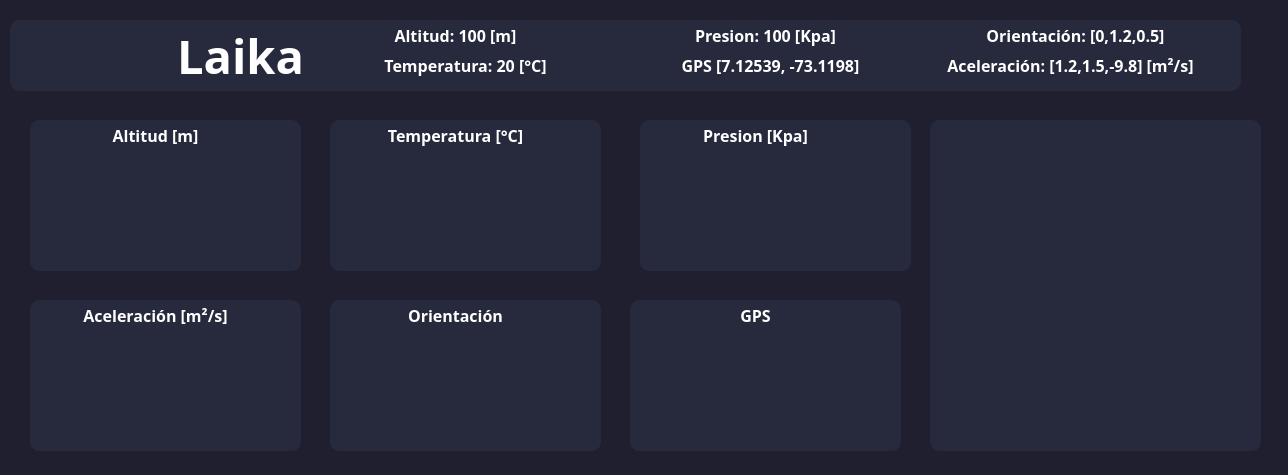
<?xml version="1.0" encoding="UTF-8"?>
<ui version="4.0">
 <class>Form</class>
 <widget class="QWidget" name="Form">
  <property name="geometry">
   <rect>
    <x>0</x>
    <y>0</y>
    <width>1288</width>
    <height>475</height>
   </rect>
  </property>
  <property name="windowTitle">
   <string>Form</string>
  </property>
  <property name="styleSheet">
   <string notr="true">background-color: rgb(31, 31, 47);</string>
  </property>
  <widget class="QLabel" name="Titlle_14">
   <property name="geometry">
    <rect>
     <x>180</x>
     <y>20</y>
     <width>121</width>
     <height>71</height>
    </rect>
   </property>
   <property name="font">
    <font>
     <family>Trebuchet MS</family>
     <pointsize>35</pointsize>
     <weight>75</weight>
     <bold>true</bold>
    </font>
   </property>
   <property name="styleSheet">
    <string notr="true">color:white;
background-color: transparent;

</string>
   </property>
   <property name="frameShape">
    <enum>QFrame::NoFrame</enum>
   </property>
   <property name="text">
    <string>Laika</string>
   </property>
   <property name="alignment">
    <set>Qt::AlignCenter</set>
   </property>
  </widget>
  <widget class="QLabel" name="LIVE_13">
   <property name="geometry">
    <rect>
     <x>50</x>
     <y>20</y>
     <width>81</width>
     <height>71</height>
    </rect>
   </property>
   <property name="autoFillBackground">
    <bool>false</bool>
   </property>
   <property name="styleSheet">
    <string notr="true">color:black;
image: url(:/source/layca2.png);
background-color: rgb(38, 42, 60);
border-radius: 10px;
</string>
   </property>
   <property name="frameShape">
    <enum>QFrame::NoFrame</enum>
   </property>
   <property name="frameShadow">
    <enum>QFrame::Plain</enum>
   </property>
   <property name="text">
    <string/>
   </property>
   <property name="scaledContents">
    <bool>true</bool>
   </property>
   <property name="alignment">
    <set>Qt::AlignLeading|Qt::AlignLeft|Qt::AlignVCenter</set>
   </property>
  </widget>
  <widget class="QLabel" name="LIVE_12">
   <property name="geometry">
    <rect>
     <x>640</x>
     <y>120</y>
     <width>271</width>
     <height>151</height>
    </rect>
   </property>
   <property name="autoFillBackground">
    <bool>false</bool>
   </property>
   <property name="styleSheet">
    <string notr="true">color:black;
background-color: rgb(38, 42, 60);
border-radius: 10px;
</string>
   </property>
   <property name="frameShape">
    <enum>QFrame::NoFrame</enum>
   </property>
   <property name="frameShadow">
    <enum>QFrame::Plain</enum>
   </property>
   <property name="text">
    <string/>
   </property>
   <property name="scaledContents">
    <bool>true</bool>
   </property>
   <property name="alignment">
    <set>Qt::AlignLeading|Qt::AlignLeft|Qt::AlignVCenter</set>
   </property>
  </widget>
  <widget class="QLabel" name="Titlle_16">
   <property name="geometry">
    <rect>
     <x>680</x>
     <y>120</y>
     <width>151</width>
     <height>31</height>
    </rect>
   </property>
   <property name="font">
    <font>
     <family>Trebuchet MS</family>
     <pointsize>12</pointsize>
     <weight>75</weight>
     <bold>true</bold>
    </font>
   </property>
   <property name="styleSheet">
    <string notr="true">color:white;
background-color: transparent</string>
   </property>
   <property name="frameShape">
    <enum>QFrame::NoFrame</enum>
   </property>
   <property name="text">
    <string>Presion [Kpa]</string>
   </property>
   <property name="alignment">
    <set>Qt::AlignCenter</set>
   </property>
  </widget>
  <widget class="QLabel" name="Titlle_39">
   <property name="geometry">
    <rect>
     <x>380</x>
     <y>120</y>
     <width>151</width>
     <height>31</height>
    </rect>
   </property>
   <property name="font">
    <font>
     <family>Trebuchet MS</family>
     <pointsize>12</pointsize>
     <weight>75</weight>
     <bold>true</bold>
    </font>
   </property>
   <property name="styleSheet">
    <string notr="true">color:white;
background-color: transparent</string>
   </property>
   <property name="frameShape">
    <enum>QFrame::NoFrame</enum>
   </property>
   <property name="text">
    <string>Temperatura [°C]</string>
   </property>
   <property name="alignment">
    <set>Qt::AlignCenter</set>
   </property>
  </widget>
  <widget class="QLabel" name="LIVE_140">
   <property name="geometry">
    <rect>
     <x>330</x>
     <y>120</y>
     <width>271</width>
     <height>151</height>
    </rect>
   </property>
   <property name="autoFillBackground">
    <bool>false</bool>
   </property>
   <property name="styleSheet">
    <string notr="true">color:black;
background-color: rgb(38, 42, 60);
border-radius: 10px;
</string>
   </property>
   <property name="frameShape">
    <enum>QFrame::NoFrame</enum>
   </property>
   <property name="frameShadow">
    <enum>QFrame::Plain</enum>
   </property>
   <property name="text">
    <string/>
   </property>
   <property name="scaledContents">
    <bool>true</bool>
   </property>
   <property name="alignment">
    <set>Qt::AlignLeading|Qt::AlignLeft|Qt::AlignVCenter</set>
   </property>
  </widget>
  <widget class="QLabel" name="Titlle_53">
   <property name="geometry">
    <rect>
     <x>80</x>
     <y>120</y>
     <width>151</width>
     <height>31</height>
    </rect>
   </property>
   <property name="font">
    <font>
     <family>Trebuchet MS</family>
     <pointsize>12</pointsize>
     <weight>75</weight>
     <bold>true</bold>
    </font>
   </property>
   <property name="styleSheet">
    <string notr="true">color:white;
background-color: transparent</string>
   </property>
   <property name="frameShape">
    <enum>QFrame::NoFrame</enum>
   </property>
   <property name="text">
    <string>Altitud [m]</string>
   </property>
   <property name="alignment">
    <set>Qt::AlignCenter</set>
   </property>
  </widget>
  <widget class="QLabel" name="LIVE_15">
   <property name="geometry">
    <rect>
     <x>30</x>
     <y>120</y>
     <width>271</width>
     <height>151</height>
    </rect>
   </property>
   <property name="autoFillBackground">
    <bool>false</bool>
   </property>
   <property name="styleSheet">
    <string notr="true">color:black;
background-color: rgb(38, 42, 60);
border-radius: 10px;
</string>
   </property>
   <property name="frameShape">
    <enum>QFrame::NoFrame</enum>
   </property>
   <property name="frameShadow">
    <enum>QFrame::Plain</enum>
   </property>
   <property name="text">
    <string/>
   </property>
   <property name="scaledContents">
    <bool>true</bool>
   </property>
   <property name="alignment">
    <set>Qt::AlignLeading|Qt::AlignLeft|Qt::AlignVCenter</set>
   </property>
  </widget>
  <widget class="QLabel" name="LIVE_16">
   <property name="geometry">
    <rect>
     <x>30</x>
     <y>300</y>
     <width>271</width>
     <height>151</height>
    </rect>
   </property>
   <property name="autoFillBackground">
    <bool>false</bool>
   </property>
   <property name="styleSheet">
    <string notr="true">color:black;
background-color: rgb(38, 42, 60);
border-radius: 10px;
</string>
   </property>
   <property name="frameShape">
    <enum>QFrame::NoFrame</enum>
   </property>
   <property name="frameShadow">
    <enum>QFrame::Plain</enum>
   </property>
   <property name="text">
    <string/>
   </property>
   <property name="scaledContents">
    <bool>true</bool>
   </property>
   <property name="alignment">
    <set>Qt::AlignLeading|Qt::AlignLeft|Qt::AlignVCenter</set>
   </property>
  </widget>
  <widget class="QLabel" name="Titlle_83">
   <property name="geometry">
    <rect>
     <x>80</x>
     <y>300</y>
     <width>151</width>
     <height>31</height>
    </rect>
   </property>
   <property name="font">
    <font>
     <family>Trebuchet MS</family>
     <pointsize>12</pointsize>
     <weight>75</weight>
     <bold>true</bold>
    </font>
   </property>
   <property name="styleSheet">
    <string notr="true">color:white;
background-color: transparent</string>
   </property>
   <property name="frameShape">
    <enum>QFrame::NoFrame</enum>
   </property>
   <property name="text">
    <string>Aceleración [m²/s]</string>
   </property>
   <property name="alignment">
    <set>Qt::AlignCenter</set>
   </property>
  </widget>
  <widget class="QLabel" name="LIVE_17">
   <property name="geometry">
    <rect>
     <x>330</x>
     <y>300</y>
     <width>271</width>
     <height>151</height>
    </rect>
   </property>
   <property name="autoFillBackground">
    <bool>false</bool>
   </property>
   <property name="styleSheet">
    <string notr="true">color:black;
background-color: rgb(38, 42, 60);
border-radius: 10px;
</string>
   </property>
   <property name="frameShape">
    <enum>QFrame::NoFrame</enum>
   </property>
   <property name="frameShadow">
    <enum>QFrame::Plain</enum>
   </property>
   <property name="text">
    <string/>
   </property>
   <property name="scaledContents">
    <bool>true</bool>
   </property>
   <property name="alignment">
    <set>Qt::AlignLeading|Qt::AlignLeft|Qt::AlignVCenter</set>
   </property>
  </widget>
  <widget class="QLabel" name="Titlle_94">
   <property name="geometry">
    <rect>
     <x>380</x>
     <y>300</y>
     <width>151</width>
     <height>31</height>
    </rect>
   </property>
   <property name="font">
    <font>
     <family>Trebuchet MS</family>
     <pointsize>12</pointsize>
     <weight>75</weight>
     <bold>true</bold>
    </font>
   </property>
   <property name="styleSheet">
    <string notr="true">color:white;
background-color: transparent</string>
   </property>
   <property name="frameShape">
    <enum>QFrame::NoFrame</enum>
   </property>
   <property name="text">
    <string>Orientación</string>
   </property>
   <property name="alignment">
    <set>Qt::AlignCenter</set>
   </property>
  </widget>
  <widget class="QLabel" name="Titlle_112">
   <property name="geometry">
    <rect>
     <x>680</x>
     <y>300</y>
     <width>151</width>
     <height>31</height>
    </rect>
   </property>
   <property name="font">
    <font>
     <family>Trebuchet MS</family>
     <pointsize>12</pointsize>
     <weight>75</weight>
     <bold>true</bold>
    </font>
   </property>
   <property name="styleSheet">
    <string notr="true">color:white;
background-color: transparent</string>
   </property>
   <property name="frameShape">
    <enum>QFrame::NoFrame</enum>
   </property>
   <property name="text">
    <string>GPS</string>
   </property>
   <property name="alignment">
    <set>Qt::AlignCenter</set>
   </property>
  </widget>
  <widget class="QLabel" name="LIVE_19">
   <property name="geometry">
    <rect>
     <x>930</x>
     <y>120</y>
     <width>331</width>
     <height>331</height>
    </rect>
   </property>
   <property name="autoFillBackground">
    <bool>false</bool>
   </property>
   <property name="styleSheet">
    <string notr="true">color:black;
image: url(:/source/sources/layca_image.jpg);
background-color: rgb(38, 42, 60);
border-radius: 10px;
</string>
   </property>
   <property name="frameShape">
    <enum>QFrame::NoFrame</enum>
   </property>
   <property name="frameShadow">
    <enum>QFrame::Plain</enum>
   </property>
   <property name="text">
    <string/>
   </property>
   <property name="scaledContents">
    <bool>true</bool>
   </property>
   <property name="alignment">
    <set>Qt::AlignLeading|Qt::AlignLeft|Qt::AlignVCenter</set>
   </property>
  </widget>
  <widget class="QLabel" name="LIVE_20">
   <property name="geometry">
    <rect>
     <x>10</x>
     <y>20</y>
     <width>1231</width>
     <height>71</height>
    </rect>
   </property>
   <property name="autoFillBackground">
    <bool>false</bool>
   </property>
   <property name="styleSheet">
    <string notr="true">color:black;
background-color: rgb(38, 42, 60);
border-radius: 10px;
</string>
   </property>
   <property name="frameShape">
    <enum>QFrame::NoFrame</enum>
   </property>
   <property name="frameShadow">
    <enum>QFrame::Plain</enum>
   </property>
   <property name="text">
    <string/>
   </property>
   <property name="scaledContents">
    <bool>true</bool>
   </property>
   <property name="alignment">
    <set>Qt::AlignLeading|Qt::AlignLeft|Qt::AlignVCenter</set>
   </property>
  </widget>
  <widget class="QLabel" name="LIVE_21">
   <property name="geometry">
    <rect>
     <x>30</x>
     <y>20</y>
     <width>141</width>
     <height>71</height>
    </rect>
   </property>
   <property name="autoFillBackground">
    <bool>false</bool>
   </property>
   <property name="styleSheet">
    <string notr="true">color:black;
background-color: rgb(38, 42, 60);
image: url(:/source/sources/logo_azul5.png);
border-radius: 10px;
</string>
   </property>
   <property name="frameShape">
    <enum>QFrame::NoFrame</enum>
   </property>
   <property name="frameShadow">
    <enum>QFrame::Plain</enum>
   </property>
   <property name="text">
    <string/>
   </property>
   <property name="scaledContents">
    <bool>true</bool>
   </property>
   <property name="alignment">
    <set>Qt::AlignLeading|Qt::AlignLeft|Qt::AlignVCenter</set>
   </property>
  </widget>
  <widget class="QLabel" name="Titlle_124">
   <property name="geometry">
    <rect>
     <x>380</x>
     <y>20</y>
     <width>151</width>
     <height>31</height>
    </rect>
   </property>
   <property name="font">
    <font>
     <family>Trebuchet MS</family>
     <pointsize>12</pointsize>
     <weight>75</weight>
     <bold>true</bold>
    </font>
   </property>
   <property name="styleSheet">
    <string notr="true">color:white;
background-color: transparent</string>
   </property>
   <property name="frameShape">
    <enum>QFrame::NoFrame</enum>
   </property>
   <property name="text">
    <string>Altitud: 100 [m]</string>
   </property>
   <property name="alignment">
    <set>Qt::AlignCenter</set>
   </property>
  </widget>
  <widget class="QLabel" name="Titlle_125">
   <property name="geometry">
    <rect>
     <x>370</x>
     <y>50</y>
     <width>191</width>
     <height>31</height>
    </rect>
   </property>
   <property name="font">
    <font>
     <family>Trebuchet MS</family>
     <pointsize>12</pointsize>
     <weight>75</weight>
     <bold>true</bold>
    </font>
   </property>
   <property name="styleSheet">
    <string notr="true">color:white;
background-color: transparent</string>
   </property>
   <property name="frameShape">
    <enum>QFrame::NoFrame</enum>
   </property>
   <property name="text">
    <string>Temperatura: 20 [°C]</string>
   </property>
   <property name="alignment">
    <set>Qt::AlignCenter</set>
   </property>
  </widget>
  <widget class="QLabel" name="Titlle_126">
   <property name="geometry">
    <rect>
     <x>690</x>
     <y>20</y>
     <width>151</width>
     <height>31</height>
    </rect>
   </property>
   <property name="font">
    <font>
     <family>Trebuchet MS</family>
     <pointsize>12</pointsize>
     <weight>75</weight>
     <bold>true</bold>
    </font>
   </property>
   <property name="styleSheet">
    <string notr="true">color:white;
background-color: transparent</string>
   </property>
   <property name="frameShape">
    <enum>QFrame::NoFrame</enum>
   </property>
   <property name="text">
    <string>Presion: 100 [Kpa]</string>
   </property>
   <property name="alignment">
    <set>Qt::AlignCenter</set>
   </property>
  </widget>
  <widget class="QLabel" name="Titlle_127">
   <property name="geometry">
    <rect>
     <x>940</x>
     <y>50</y>
     <width>261</width>
     <height>31</height>
    </rect>
   </property>
   <property name="font">
    <font>
     <family>Trebuchet MS</family>
     <pointsize>12</pointsize>
     <weight>75</weight>
     <bold>true</bold>
    </font>
   </property>
   <property name="styleSheet">
    <string notr="true">color:white;
background-color: transparent</string>
   </property>
   <property name="frameShape">
    <enum>QFrame::NoFrame</enum>
   </property>
   <property name="text">
    <string>Aceleración: [1.2,1.5,-9.8] [m²/s]</string>
   </property>
   <property name="alignment">
    <set>Qt::AlignCenter</set>
   </property>
  </widget>
  <widget class="QLabel" name="Titlle_128">
   <property name="geometry">
    <rect>
     <x>980</x>
     <y>20</y>
     <width>191</width>
     <height>31</height>
    </rect>
   </property>
   <property name="font">
    <font>
     <family>Trebuchet MS</family>
     <pointsize>12</pointsize>
     <weight>75</weight>
     <bold>true</bold>
    </font>
   </property>
   <property name="styleSheet">
    <string notr="true">color:white;
background-color: transparent</string>
   </property>
   <property name="frameShape">
    <enum>QFrame::NoFrame</enum>
   </property>
   <property name="text">
    <string>Orientación: [0,1.2,0.5]</string>
   </property>
   <property name="alignment">
    <set>Qt::AlignCenter</set>
   </property>
  </widget>
  <widget class="QLabel" name="Titlle_129">
   <property name="geometry">
    <rect>
     <x>670</x>
     <y>50</y>
     <width>201</width>
     <height>31</height>
    </rect>
   </property>
   <property name="font">
    <font>
     <family>Trebuchet MS</family>
     <pointsize>12</pointsize>
     <weight>75</weight>
     <bold>true</bold>
    </font>
   </property>
   <property name="styleSheet">
    <string notr="true">color:white;
background-color: transparent</string>
   </property>
   <property name="frameShape">
    <enum>QFrame::NoFrame</enum>
   </property>
   <property name="text">
    <string>GPS [7.12539, -73.1198]</string>
   </property>
   <property name="alignment">
    <set>Qt::AlignCenter</set>
   </property>
  </widget>
  <widget class="QLabel" name="Titlle_173">
   <property name="geometry">
    <rect>
     <x>190</x>
     <y>135</y>
     <width>41</width>
     <height>21</height>
    </rect>
   </property>
   <property name="font">
    <font>
     <family>Trebuchet MS</family>
     <pointsize>17</pointsize>
     <weight>75</weight>
     <bold>true</bold>
    </font>
   </property>
   <property name="styleSheet">
    <string notr="true">color:white;
image: url(:/source/icons8-info-128 (2).png);
background-color: transparent;

</string>
   </property>
   <property name="frameShape">
    <enum>QFrame::NoFrame</enum>
   </property>
   <property name="text">
    <string/>
   </property>
   <property name="alignment">
    <set>Qt::AlignCenter</set>
   </property>
  </widget>
  <widget class="QLabel" name="Titlle_174">
   <property name="geometry">
    <rect>
     <x>520</x>
     <y>137</y>
     <width>41</width>
     <height>21</height>
    </rect>
   </property>
   <property name="font">
    <font>
     <family>Trebuchet MS</family>
     <pointsize>17</pointsize>
     <weight>75</weight>
     <bold>true</bold>
    </font>
   </property>
   <property name="styleSheet">
    <string notr="true">color:white;
image: url(:/source/icons8-info-128 (2).png);
background-color: transparent;

</string>
   </property>
   <property name="frameShape">
    <enum>QFrame::NoFrame</enum>
   </property>
   <property name="text">
    <string/>
   </property>
   <property name="alignment">
    <set>Qt::AlignCenter</set>
   </property>
  </widget>
  <widget class="QLabel" name="Titlle_175">
   <property name="geometry">
    <rect>
     <x>805</x>
     <y>137</y>
     <width>41</width>
     <height>21</height>
    </rect>
   </property>
   <property name="font">
    <font>
     <family>Trebuchet MS</family>
     <pointsize>17</pointsize>
     <weight>75</weight>
     <bold>true</bold>
    </font>
   </property>
   <property name="styleSheet">
    <string notr="true">color:white;
image: url(:/source/icons8-info-128 (2).png);
background-color: transparent;

</string>
   </property>
   <property name="frameShape">
    <enum>QFrame::NoFrame</enum>
   </property>
   <property name="text">
    <string/>
   </property>
   <property name="alignment">
    <set>Qt::AlignCenter</set>
   </property>
  </widget>
  <widget class="QLabel" name="Titlle_176">
   <property name="geometry">
    <rect>
     <x>225</x>
     <y>312</y>
     <width>41</width>
     <height>21</height>
    </rect>
   </property>
   <property name="font">
    <font>
     <family>Trebuchet MS</family>
     <pointsize>17</pointsize>
     <weight>75</weight>
     <bold>true</bold>
    </font>
   </property>
   <property name="styleSheet">
    <string notr="true">color:white;
image: url(:/source/icons8-info-128 (2).png);
background-color: transparent;

</string>
   </property>
   <property name="frameShape">
    <enum>QFrame::NoFrame</enum>
   </property>
   <property name="text">
    <string/>
   </property>
   <property name="alignment">
    <set>Qt::AlignCenter</set>
   </property>
  </widget>
  <widget class="QLabel" name="Titlle_177">
   <property name="geometry">
    <rect>
     <x>495</x>
     <y>312</y>
     <width>41</width>
     <height>21</height>
    </rect>
   </property>
   <property name="font">
    <font>
     <family>Trebuchet MS</family>
     <pointsize>17</pointsize>
     <weight>75</weight>
     <bold>true</bold>
    </font>
   </property>
   <property name="styleSheet">
    <string notr="true">color:white;
image: url(:/source/icons8-info-128 (2).png);
background-color: transparent;

</string>
   </property>
   <property name="frameShape">
    <enum>QFrame::NoFrame</enum>
   </property>
   <property name="text">
    <string/>
   </property>
   <property name="alignment">
    <set>Qt::AlignCenter</set>
   </property>
  </widget>
  <widget class="QLabel" name="Titlle_178">
   <property name="geometry">
    <rect>
     <x>770</x>
     <y>310</y>
     <width>41</width>
     <height>21</height>
    </rect>
   </property>
   <property name="font">
    <font>
     <family>Trebuchet MS</family>
     <pointsize>17</pointsize>
     <weight>75</weight>
     <bold>true</bold>
    </font>
   </property>
   <property name="styleSheet">
    <string notr="true">color:white;
image: url(:/source/icons8-info-128 (2).png);
background-color: transparent;

</string>
   </property>
   <property name="frameShape">
    <enum>QFrame::NoFrame</enum>
   </property>
   <property name="text">
    <string/>
   </property>
   <property name="alignment">
    <set>Qt::AlignCenter</set>
   </property>
  </widget>
  <widget class="QLabel" name="Titlle_179">
   <property name="geometry">
    <rect>
     <x>515</x>
     <y>28</y>
     <width>41</width>
     <height>21</height>
    </rect>
   </property>
   <property name="font">
    <font>
     <family>Trebuchet MS</family>
     <pointsize>17</pointsize>
     <weight>75</weight>
     <bold>true</bold>
    </font>
   </property>
   <property name="styleSheet">
    <string notr="true">color:white;
image: url(:/source/sources/icons8-ok-144.png);
background-color: transparent;

</string>
   </property>
   <property name="frameShape">
    <enum>QFrame::NoFrame</enum>
   </property>
   <property name="text">
    <string/>
   </property>
   <property name="alignment">
    <set>Qt::AlignCenter</set>
   </property>
  </widget>
  <widget class="QLabel" name="Titlle_180">
   <property name="geometry">
    <rect>
     <x>545</x>
     <y>55</y>
     <width>41</width>
     <height>21</height>
    </rect>
   </property>
   <property name="font">
    <font>
     <family>Trebuchet MS</family>
     <pointsize>17</pointsize>
     <weight>75</weight>
     <bold>true</bold>
    </font>
   </property>
   <property name="styleSheet">
    <string notr="true">color:white;
image: url(:/source/sources/icons8-ok-144.png);
background-color: transparent;

</string>
   </property>
   <property name="frameShape">
    <enum>QFrame::NoFrame</enum>
   </property>
   <property name="text">
    <string/>
   </property>
   <property name="alignment">
    <set>Qt::AlignCenter</set>
   </property>
  </widget>
  <widget class="QLabel" name="Titlle_181">
   <property name="geometry">
    <rect>
     <x>855</x>
     <y>55</y>
     <width>41</width>
     <height>21</height>
    </rect>
   </property>
   <property name="font">
    <font>
     <family>Trebuchet MS</family>
     <pointsize>17</pointsize>
     <weight>75</weight>
     <bold>true</bold>
    </font>
   </property>
   <property name="styleSheet">
    <string notr="true">color:white;
image: url(:/source/sources/icons8-ok-144.png);
background-color: transparent;

</string>
   </property>
   <property name="frameShape">
    <enum>QFrame::NoFrame</enum>
   </property>
   <property name="text">
    <string/>
   </property>
   <property name="alignment">
    <set>Qt::AlignCenter</set>
   </property>
  </widget>
  <widget class="QLabel" name="Titlle_183">
   <property name="geometry">
    <rect>
     <x>1165</x>
     <y>28</y>
     <width>41</width>
     <height>21</height>
    </rect>
   </property>
   <property name="font">
    <font>
     <family>Trebuchet MS</family>
     <pointsize>17</pointsize>
     <weight>75</weight>
     <bold>true</bold>
    </font>
   </property>
   <property name="styleSheet">
    <string notr="true">color:white;
image: url(:/source/sources/icons8-ok-144.png);
background-color: transparent;

</string>
   </property>
   <property name="frameShape">
    <enum>QFrame::NoFrame</enum>
   </property>
   <property name="text">
    <string/>
   </property>
   <property name="alignment">
    <set>Qt::AlignCenter</set>
   </property>
  </widget>
  <widget class="QLabel" name="Titlle_184">
   <property name="geometry">
    <rect>
     <x>1190</x>
     <y>55</y>
     <width>41</width>
     <height>21</height>
    </rect>
   </property>
   <property name="font">
    <font>
     <family>Trebuchet MS</family>
     <pointsize>17</pointsize>
     <weight>75</weight>
     <bold>true</bold>
    </font>
   </property>
   <property name="styleSheet">
    <string notr="true">color:white;
image: url(:/source/sources/icons8-ok-144.png);
background-color: transparent;

</string>
   </property>
   <property name="frameShape">
    <enum>QFrame::NoFrame</enum>
   </property>
   <property name="text">
    <string/>
   </property>
   <property name="alignment">
    <set>Qt::AlignCenter</set>
   </property>
  </widget>
  <widget class="QLabel" name="Titlle_182">
   <property name="geometry">
    <rect>
     <x>830</x>
     <y>28</y>
     <width>41</width>
     <height>21</height>
    </rect>
   </property>
   <property name="font">
    <font>
     <family>Trebuchet MS</family>
     <pointsize>17</pointsize>
     <weight>75</weight>
     <bold>true</bold>
    </font>
   </property>
   <property name="styleSheet">
    <string notr="true">color:white;
image: url(:/source/sources/icons8-ok-144.png);
background-color: transparent;

</string>
   </property>
   <property name="frameShape">
    <enum>QFrame::NoFrame</enum>
   </property>
   <property name="text">
    <string/>
   </property>
   <property name="alignment">
    <set>Qt::AlignCenter</set>
   </property>
  </widget>
  <widget class="QLabel" name="LIVE_22">
   <property name="geometry">
    <rect>
     <x>630</x>
     <y>300</y>
     <width>271</width>
     <height>151</height>
    </rect>
   </property>
   <property name="autoFillBackground">
    <bool>false</bool>
   </property>
   <property name="styleSheet">
    <string notr="true">color:black;
background-color: rgb(38, 42, 60);
border-radius: 10px;
</string>
   </property>
   <property name="frameShape">
    <enum>QFrame::NoFrame</enum>
   </property>
   <property name="frameShadow">
    <enum>QFrame::Plain</enum>
   </property>
   <property name="text">
    <string/>
   </property>
   <property name="scaledContents">
    <bool>true</bool>
   </property>
   <property name="alignment">
    <set>Qt::AlignLeading|Qt::AlignLeft|Qt::AlignVCenter</set>
   </property>
  </widget>
  <widget class="QLabel" name="LIVE_14">
   <property name="geometry">
    <rect>
     <x>320</x>
     <y>140</y>
     <width>291</width>
     <height>131</height>
    </rect>
   </property>
   <property name="autoFillBackground">
    <bool>false</bool>
   </property>
   <property name="styleSheet">
    <string notr="true">background-color: transparent;
border-radius: 10px;
</string>
   </property>
   <property name="frameShape">
    <enum>QFrame::NoFrame</enum>
   </property>
   <property name="frameShadow">
    <enum>QFrame::Plain</enum>
   </property>
   <property name="text">
    <string/>
   </property>
   <property name="scaledContents">
    <bool>true</bool>
   </property>
   <property name="alignment">
    <set>Qt::AlignLeading|Qt::AlignLeft|Qt::AlignVCenter</set>
   </property>
  </widget>
  <widget class="QLabel" name="LIVE_18">
   <property name="geometry">
    <rect>
     <x>640</x>
     <y>140</y>
     <width>271</width>
     <height>131</height>
    </rect>
   </property>
   <property name="autoFillBackground">
    <bool>false</bool>
   </property>
   <property name="styleSheet">
    <string notr="true">color:black;
background-color: rgb(38, 42, 60);
border-radius: 10px;
</string>
   </property>
   <property name="frameShape">
    <enum>QFrame::NoFrame</enum>
   </property>
   <property name="frameShadow">
    <enum>QFrame::Plain</enum>
   </property>
   <property name="text">
    <string/>
   </property>
   <property name="scaledContents">
    <bool>true</bool>
   </property>
   <property name="alignment">
    <set>Qt::AlignLeading|Qt::AlignLeft|Qt::AlignVCenter</set>
   </property>
  </widget>
  <widget class="QLabel" name="LIVE_23">
   <property name="geometry">
    <rect>
     <x>630</x>
     <y>320</y>
     <width>271</width>
     <height>131</height>
    </rect>
   </property>
   <property name="autoFillBackground">
    <bool>false</bool>
   </property>
   <property name="styleSheet">
    <string notr="true">color:black;
background-color: rgb(38, 42, 60);
border-radius: 10px;
</string>
   </property>
   <property name="frameShape">
    <enum>QFrame::NoFrame</enum>
   </property>
   <property name="frameShadow">
    <enum>QFrame::Plain</enum>
   </property>
   <property name="text">
    <string/>
   </property>
   <property name="scaledContents">
    <bool>true</bool>
   </property>
   <property name="alignment">
    <set>Qt::AlignLeading|Qt::AlignLeft|Qt::AlignVCenter</set>
   </property>
  </widget>
  <widget class="QLabel" name="LIVE_24">
   <property name="geometry">
    <rect>
     <x>330</x>
     <y>320</y>
     <width>271</width>
     <height>131</height>
    </rect>
   </property>
   <property name="autoFillBackground">
    <bool>false</bool>
   </property>
   <property name="styleSheet">
    <string notr="true">color:black;
background-color: rgb(38, 42, 60);
border-radius: 10px;
</string>
   </property>
   <property name="frameShape">
    <enum>QFrame::NoFrame</enum>
   </property>
   <property name="frameShadow">
    <enum>QFrame::Plain</enum>
   </property>
   <property name="text">
    <string/>
   </property>
   <property name="scaledContents">
    <bool>true</bool>
   </property>
   <property name="alignment">
    <set>Qt::AlignLeading|Qt::AlignLeft|Qt::AlignVCenter</set>
   </property>
  </widget>
  <widget class="QLabel" name="LIVE_25">
   <property name="geometry">
    <rect>
     <x>30</x>
     <y>320</y>
     <width>271</width>
     <height>131</height>
    </rect>
   </property>
   <property name="autoFillBackground">
    <bool>false</bool>
   </property>
   <property name="styleSheet">
    <string notr="true">color:black;
background-color: rgb(38, 42, 60);
border-radius: 10px;
</string>
   </property>
   <property name="frameShape">
    <enum>QFrame::NoFrame</enum>
   </property>
   <property name="frameShadow">
    <enum>QFrame::Plain</enum>
   </property>
   <property name="text">
    <string/>
   </property>
   <property name="scaledContents">
    <bool>true</bool>
   </property>
   <property name="alignment">
    <set>Qt::AlignLeading|Qt::AlignLeft|Qt::AlignVCenter</set>
   </property>
  </widget>
  <widget class="QLabel" name="LIVE_26">
   <property name="geometry">
    <rect>
     <x>30</x>
     <y>140</y>
     <width>271</width>
     <height>131</height>
    </rect>
   </property>
   <property name="autoFillBackground">
    <bool>false</bool>
   </property>
   <property name="styleSheet">
    <string notr="true">color:black;
background-color: rgb(38, 42, 60);
border-radius: 10px;
</string>
   </property>
   <property name="frameShape">
    <enum>QFrame::NoFrame</enum>
   </property>
   <property name="frameShadow">
    <enum>QFrame::Plain</enum>
   </property>
   <property name="text">
    <string/>
   </property>
   <property name="scaledContents">
    <bool>true</bool>
   </property>
   <property name="alignment">
    <set>Qt::AlignLeading|Qt::AlignLeft|Qt::AlignVCenter</set>
   </property>
  </widget>
  <zorder>LIVE_22</zorder>
  <zorder>LIVE_20</zorder>
  <zorder>LIVE_17</zorder>
  <zorder>LIVE_16</zorder>
  <zorder>LIVE_15</zorder>
  <zorder>LIVE_140</zorder>
  <zorder>Titlle_14</zorder>
  <zorder>LIVE_13</zorder>
  <zorder>LIVE_12</zorder>
  <zorder>LIVE_19</zorder>
  <zorder>LIVE_21</zorder>
  <zorder>Titlle_124</zorder>
  <zorder>Titlle_125</zorder>
  <zorder>Titlle_126</zorder>
  <zorder>Titlle_127</zorder>
  <zorder>Titlle_128</zorder>
  <zorder>Titlle_129</zorder>
  <zorder>Titlle_173</zorder>
  <zorder>Titlle_174</zorder>
  <zorder>Titlle_175</zorder>
  <zorder>Titlle_176</zorder>
  <zorder>Titlle_177</zorder>
  <zorder>Titlle_178</zorder>
  <zorder>Titlle_179</zorder>
  <zorder>Titlle_180</zorder>
  <zorder>Titlle_181</zorder>
  <zorder>Titlle_183</zorder>
  <zorder>Titlle_184</zorder>
  <zorder>Titlle_182</zorder>
  <zorder>LIVE_14</zorder>
  <zorder>Titlle_39</zorder>
  <zorder>LIVE_18</zorder>
  <zorder>Titlle_16</zorder>
  <zorder>LIVE_23</zorder>
  <zorder>Titlle_112</zorder>
  <zorder>LIVE_24</zorder>
  <zorder>Titlle_94</zorder>
  <zorder>LIVE_25</zorder>
  <zorder>Titlle_83</zorder>
  <zorder>LIVE_26</zorder>
  <zorder>Titlle_53</zorder>
 </widget>
 <resources>
  <include location="source.qrc"/>
 </resources>
 <connections/>
</ui>
